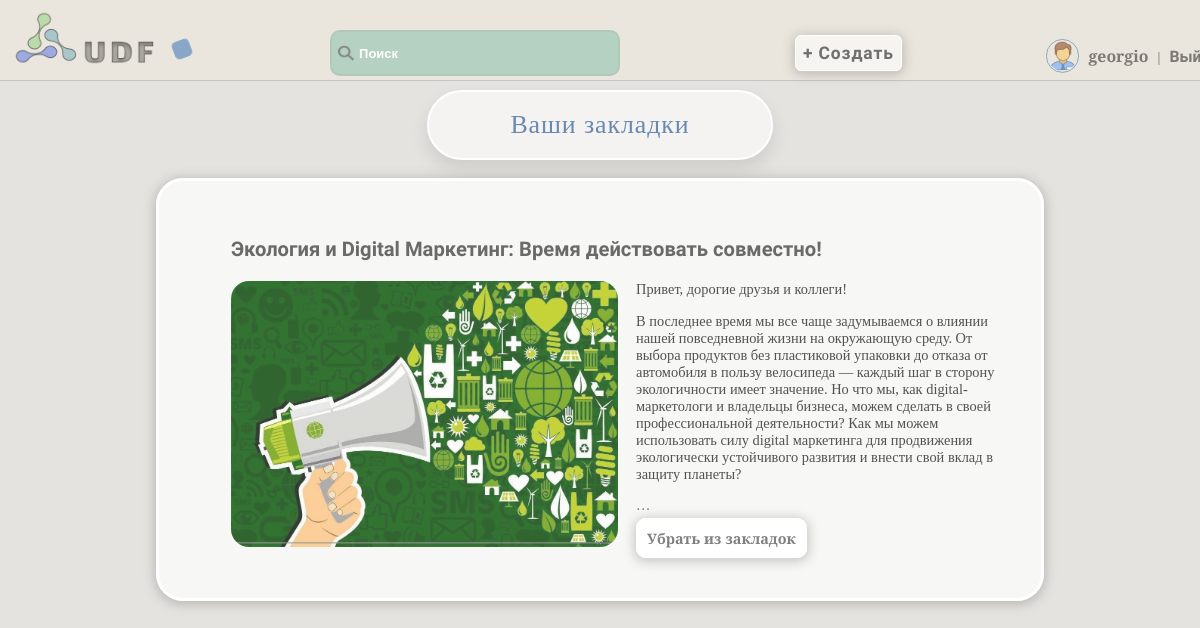
The page /user_bookmarks/ (signed in) on the database as committed earlier.
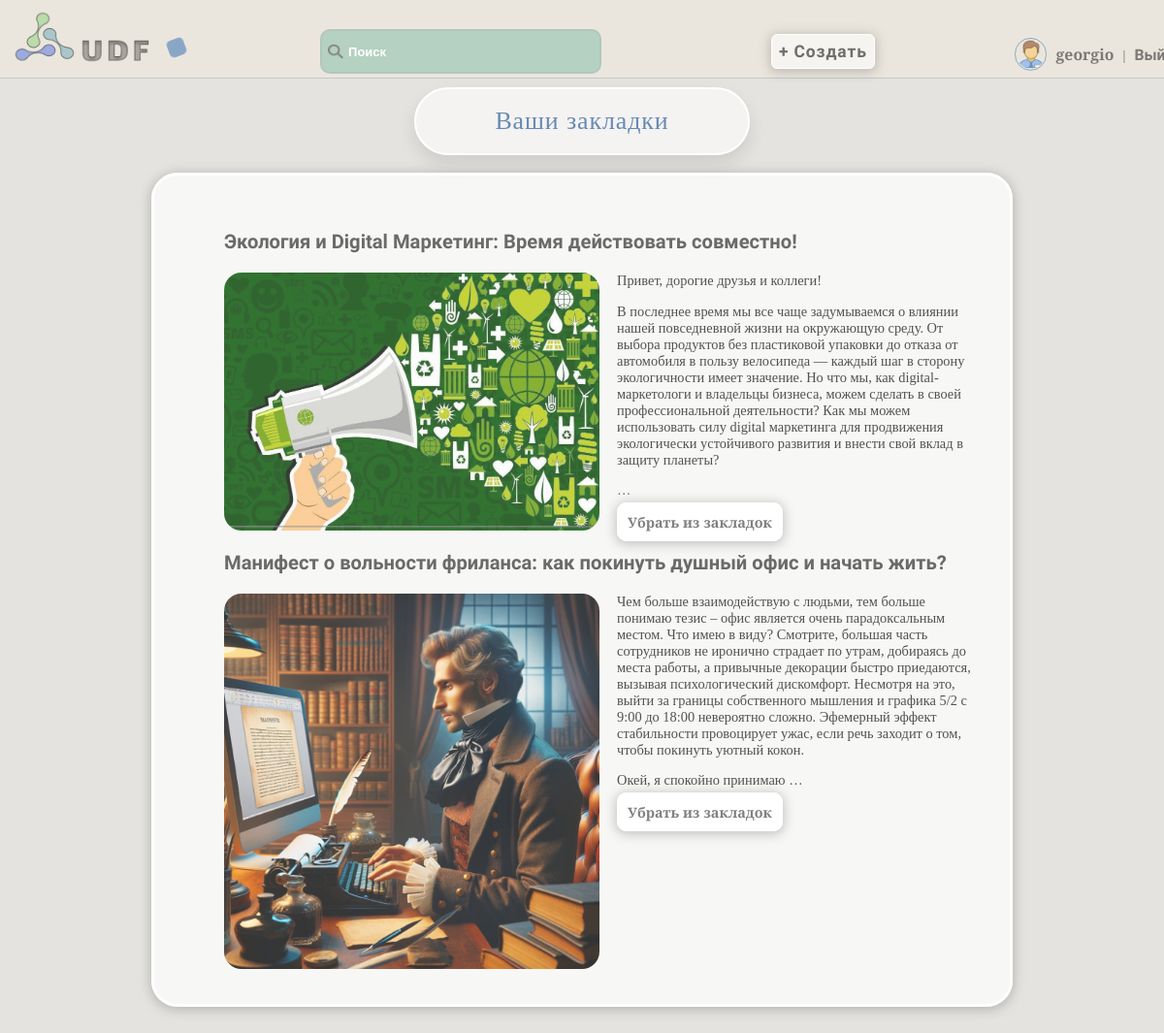
The same page on the database as committed later.
### accounts/models.py (models this page shows, shortened)
class User(AbstractUser):
    username = models.CharField(max_length=150, unique=True, verbose_name='Имя')
    password = models.CharField(max_length=128, null=False, blank=False, verbose_name='Пароль')
    bio = models.TextField(blank=True, verbose_name='Биография')
    country = models.CharField(max_length=50, blank=True, verbose_name='Страна')
    city = models.CharField(max_length=50, blank=True, verbose_name='Город')
    is_online = models.BooleanField(default=False, verbose_name='Статус')
    occupation = models.CharField(max_length=50, blank=True, verbose_name='Род деятельности')
    avatar = models.ImageField(upload_to='avatars', blank=True, verbose_name='Аватар')
    date_joined = models.DateTimeField(auto_now_add=True, verbose_name='Дата')
    email = models.EmailField(unique=True)
    gender_choices = [
        ('M', 'Мужской'),
        ('F', 'Женский'),
    ]
    gender = models.CharField(max_length=1, choices=gender_choices, blank=True, verbose_name='Пол')
    age = models.IntegerField(blank=True, null=True, verbose_name='Возраст')
    last_login = models.DateTimeField(default=timezone.now)  # Добавляем поле last_login с дефолтным значением
    groups = None
    user_permissions = None
    def is_online(self):
        return (timezone.now() - self.last_login).seconds < 600

### articles/models.py (models this page shows, shortened)
class Bookmark(models.Model):
    user = models.ForeignKey(settings.AUTH_USER_MODEL, on_delete=models.CASCADE, verbose_name='Пользователь')
    article = models.ForeignKey(Article, on_delete=models.CASCADE, verbose_name='Статья')
    created_at = models.DateTimeField(auto_now_add=True, verbose_name='Дата')

class Article(models.Model):
    title = models.CharField(max_length=255, verbose_name='Статья')
    content = models.TextField(verbose_name='Контент')
    author = models.ForeignKey(settings.AUTH_USER_MODEL, on_delete=models.CASCADE, verbose_name='Автор')
    created_at = models.DateTimeField(auto_now_add=True, verbose_name='Дата')
    photo = models.ImageField(upload_to='photo', blank=True, verbose_name='Изображение')
    likes = models.ManyToManyField(settings.AUTH_USER_MODEL, related_name='liked_articles')
    dislikes = models.ManyToManyField(settings.AUTH_USER_MODEL, related_name='disliked_articles')
    category = models.ForeignKey('Category', on_delete=models.PROTECT, verbose_name="Категория")

### articles/views.py (the view)
# urls.py: path('user_bookmarks/', user_bookmarks, name='user_bookmarks'),
@login_required()
def user_bookmarks(request):
    bookmarks = Bookmark.objects.filter(user=request.user)
    bookmark_form = BookmarkForm()
    return render(request, 'articles/user_bookmarks.html', {'bookmarks': bookmarks, 'bookmark_form': bookmark_form})

### articles/forms.py
class BookmarkForm(forms.ModelForm):
    class Meta:
        model = Bookmark
        fields = ['user', 'article']

### articles/templates/articles/user_bookmarks.html
{% extends 'core/base.html' %}
{% block content %}
    <h1>Ваши закладки</h1>
    <div class="bookmarks-users">
    {% if bookmarks %}
        <ul>
            {% for bookmark in bookmarks %}
                    <li>
                        <a class="open_rewiew" href="{% url 'review_article' pk=bookmark.article.id %}">
                        <h3>{{ bookmark.article.title }}</h3>
                        </a>
                        {% if bookmark.article.photo %}
                            <img class="image-article" src="{{ bookmark.article.photo.url }}" alt="{{ bookmark.article.title }}">
                        {% endif %}
                        <p>{{ bookmark.article.content|safe|truncatewords:80 }}</p>
                        <a class="delete-bookmark" href="{% url 'remove_bookmark' bookmark.article.id %}">Убрать из закладок</a>
                    </li>
            {% endfor %}
        </ul>
    </div>
    {% else %}
        <p>У вас нет закладок.</p>
    {% endif %}
{% endblock %}

### core/templates/core/base.html (shortened to what this page needs)
<!DOCTYPE html>
{% load static %}
<html lang="en">
<head>
    <link rel="stylesheet" href="{% static 'css/style.css' %}">
</head>
<body class="loaded">
<div class="menu">
    <div class="wrap">
        <div class="logo" id="logo_animated">
            <a class="logo-menu" href="{% url 'base_with_articles' %}"><img src="{% static 'images/logo.png' %}" alt=""></a>
        </div>
        <div class="shape"></div>
        <ul>
            <li>
                <label class="search-icon">
                    <img src="{% static 'images/search.png' %}" alt="Search">
                </label>
                <input class="search-input" type="text" placeholder="Поиск" id="search-input">
            </li>
            <li>
                <a class="add-button" href="{% url 'add_article' %}">
                    <button class="animated_bt" type="button">+ Создать</button>
                </a>
            </li>
            {% if user.is_authenticated %}
            <li>
                {% if user.avatar %}
                 <img class="menu-avatar" src="{{ user.avatar.url }}" alt="{{ user.username }} Avatar">
                 {% else %}
                 <img class="menu-avatar" src="{% static 'images/standart_img.png' %}" alt="Default Avatar">
                {% endif %}
                <a  style="font-family:Spectral SC,serif;" href="{% url 'user_profile' %}">{{ user.username }}</a> | <a  href="{% url 'logout' %}">Выйти</a>
            </li>
            {% endif %}
        </ul>
    </div>
</div>
<div class="container">
    <div class="wrap">
        {% block content %}{% endblock %}
    </div>
</body>
</html>

### core/static/css/style.css (style rules this page uses)
body { margin: 0; padding: 0; background: rgba(93, 82, 57, 0.16); zoom: 0.9; height: 100vh; opacity: 0; }
.menu .wrap { display: flex; position: fixed; z-index: 1000; flex-wrap: nowrap; width: 100%; justify-content: space-between; align-items: center; border-bottom: 2px solid rgb(199, 198, 198); padding: 11px; background: rgba(236, 231, 221, 0.93); }
.menu .logo-menu, .menu ul { display: inline-block; vertical-align: middle; }
.menu ul { flex-grow: 1; display: flex; list-style: none; padding: 0; margin: 0; align-items: baseline; justify-content: space-evenly; }
.menu ul li:last-child { margin-right: 0; position: relative; left: 11%; top: 16px; }
.menu ul li:first-child { margin-right: 0; position: relative; left: 1%; top: 11px; }
.menu ul li:nth-child(2) { margin-right: 0; position: relative; left: 7%; top: 12px; }
ul input { padding: 14px; border-radius: 11px; width: 290px; background: rgba(163, 201, 184, 0.74); color: #646363; margin-right: 11px; font-size: 1em; font-weight: bold; border: 3px solid rgba(171, 170, 170, 0.24); text-indent: 16px; transition: background-color ease-in-out 0.3s; }
.search-input::placeholder { color: #ffffff; font-size: 0.9em; }
ul button { padding: 8px; border-radius: 7px; background: rgba(255, 255, 255, 0.57); font-size: 1.1em; font-family: Play, serif; font-weight: bold; letter-spacing: 1px; box-shadow: 0 2px 12px 2px rgba(112, 110, 110, 0.36); color: rgba(82, 81, 81, 0.82); border: 1px solid rgb(255, 255, 255); transition: background-color ease-in-out 0.3s, color ease-in-out 0.3s; }
.menu ul li a { text-decoration: none; color: rgba(65, 64, 64, 0.66); font-weight: bold; font-size: 1.1em; font-family: Play, serif; padding: 6px; transition: color ease-in-out 0.3s; }
.search-icon { position: relative; left:10%; top: 3px; padding:7px; }
.logo-menu { opacity: 0.9; transition: opacity ease-in-out 0.3s; overflow: hidden; }
ul { list-style: none; font-family: Spectral SC, serif; font-weight: 300; color: rgba(59, 58, 53, 0.71); }
.container .wrap { display: flex; flex-direction: column; align-items: center; justify-content: center; }
label, #id_username { color: rgba(100, 100, 100, 0.7); font-weight: bold; font-family: Roboto Condensed, serif; }
.shape { background-color: rgba(113, 150, 194, 0.8); cursor: pointer; margin-top: 20px; transition: background-color 2.2s ease; animation: colorChange 3s infinite alternate ease-in-out; }
h1 { font-family: Spectral SC, serif; font-size: 1.8em; font-weight: 500; color: rgb(104, 138, 178); border: 3px solid rgb(255, 255, 255); box-shadow: 0 10px 20px rgba(0, 0, 0, 0.1); background-color: rgba(255, 255, 255, 0.6); }
h1,.span-welcome { box-sizing: border-box; text-align: center; padding: 20px 90px; border-radius: 50px; letter-spacing: 1px; }
.bookmarks-users { background-color: rgba(255, 255, 255, 0.71); width: 900px; padding: 40px; margin: 20px auto 0; border-radius: 30px; box-shadow: 0 2px 12px 2px rgba(112, 110, 110, 0.36); border: 4px solid white; }
.bookmarks-users h3 { font-family: Play,serif; font-size: 1.4em; }
.bookmarks-users p { color: #525250; }
.bookmarks-users .delete-bookmark { padding: 11px; text-decoration: none; background-color: white; border: 1px solid #ffffff; color: gray; border-radius: 11px; box-shadow: 0 2px 12px 2px rgba(112, 110, 110, 0.36); font-weight: bold; transition: background-color ease-in-out 0.3s, color ease-in-out 0.3s; }
.menu-avatar { width: 33px; height: 33px; padding: 1px; border-radius: 50%; border: 2px solid rgba(9, 90, 154, 0.53); opacity: 0.8; margin: 0 auto; transform: translateY(11px); }
h1 { margin: 100px auto 0; }
.open_rewiew { text-decoration: none; color: #6b6a6a; }
.image-article { max-width: 50%; max-height: 50%; border-radius: 20px; opacity: 0.8; float: left; margin-right: 20px; }

Rows that differ between the two databases and show on the page:
added Bookmark: article "Манифест о вольности фриланса: как покинуть душный офис и начать жить?", article.photo (picture), article.content "Чем больше взаимодействую с людьми, тем больше понимаю тезис – офис является очень парадоксальным местом. Что имею в виду? Смотрите, большая часть сотрудников не иронично страдает по утрам, добираясь до места работы, а привычные декорации быстро приедаются, вызывая психологический дискомфорт. Несмотря на это, выйти за границы собственного мышления и графика 5/2 с 9:00 до 18:00 невероятно сложно. Эфемерный эффект стабильности провоцирует ужас, если речь заходит о том, чтобы покинуть уютный кокон. Окей, я спокойно принимаю …"
